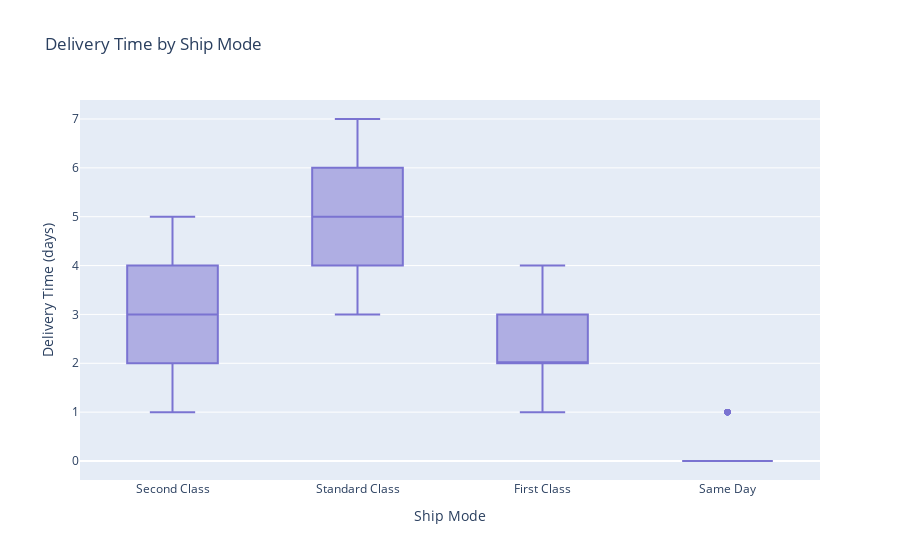

This figure's notebook cell:
### Markdown cell above
### 📦 Delivery Time by Ship Mode – Operational Efficiency

The box plot visualizes **delivery time** variations across ship modes. Standard Class exhibits the widest range, while Same Day and First Class are more consistent.

**Insight**: The variability in Standard Class delivery times could affect customer satisfaction. Improving consistency in this mode may help reduce churn and improve loyalty.

### Code cell
fig_delivery = px.box(
    df1, x='Ship Mode', y='Delivery Time (days)',
    title='Delivery Time by Ship Mode',
    color_discrete_sequence=[custom_palette[2]]
)
fig_delivery.show()

### Figure 1 — Plotly figure (JSON) as saved in the notebook; plotly's stock layout.template omitted (floating-point values rounded to 4 significant figures; data arrays with more than 128 entries replaced by an {"elided": "..."} marker saying what was removed)
{"data": [{"alignmentgroup": "True", "hovertemplate": "Ship Mode=%{x}<br>Delivery Time (days)=%{y}<extra></extra>", "legendgroup": "", "marker": {"color": "#7A73D1"}, "name": "", "notched": false, "offsetgroup": "", "orientation": "v", "showlegend": false, "type": "box", "x": {"elided": "9800 str values"}, "x0": " ", "xaxis": "x", "y": {"elided": "9800 int values"}, "y0": " ", "yaxis": "y"}], "layout": {"boxmode": "group", "legend": {"tracegroupgap": 0}, "title": {"text": "Delivery Time by Ship Mode"}, "xaxis": {"anchor": "y", "domain": [0, 1], "title": {"text": "Ship Mode"}}, "yaxis": {"anchor": "x", "domain": [0, 1], "title": {"text": "Delivery Time (days)"}}}}
